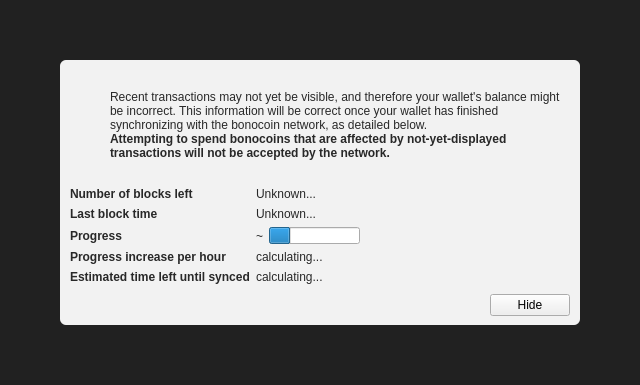
<?xml version="1.0" encoding="UTF-8"?>
<ui version="4.0">
 <class>ModalOverlay</class>
 <widget class="ModalOverlay" name="ModalOverlay">
  <property name="geometry">
   <rect>
    <x>0</x>
    <y>0</y>
    <width>640</width>
    <height>385</height>
   </rect>
  </property>
  <property name="windowTitle">
   <string>Form</string>
  </property>
  <layout class="QVBoxLayout" name="verticalLayout" stretch="0">
   <property name="sizeConstraint">
    <enum>QLayout::SetDefaultConstraint</enum>
   </property>
   <property name="leftMargin">
    <number>0</number>
   </property>
   <property name="topMargin">
    <number>0</number>
   </property>
   <property name="rightMargin">
    <number>0</number>
   </property>
   <property name="bottomMargin">
    <number>0</number>
   </property>
   <item>
    <widget class="QWidget" name="bgWidget" native="true">
     <property name="styleSheet">
      <string notr="true">#bgWidget { background: rgba(0,0,0,220); }</string>
     </property>
     <layout class="QVBoxLayout" name="verticalLayoutMain" stretch="1">
      <property name="leftMargin">
       <number>60</number>
      </property>
      <property name="topMargin">
       <number>60</number>
      </property>
      <property name="rightMargin">
       <number>60</number>
      </property>
      <property name="bottomMargin">
       <number>60</number>
      </property>
      <item>
       <widget class="QWidget" name="contentWidget" native="true">
        <property name="styleSheet">
         <string notr="true">#contentWidget { background: rgba(255,255,255,240); border-radius: 6px; }

QLabel { color: rgb(40,40,40);  }</string>
        </property>
        <layout class="QVBoxLayout" name="verticalLayoutSub" stretch="1,0,0,0">
         <property name="spacing">
          <number>0</number>
         </property>
         <property name="leftMargin">
          <number>10</number>
         </property>
         <property name="topMargin">
          <number>10</number>
         </property>
         <property name="rightMargin">
          <number>10</number>
         </property>
         <property name="bottomMargin">
          <number>10</number>
         </property>
         <item>
          <layout class="QHBoxLayout" name="horizontalLayoutIconText" stretch="0,1">
           <property name="topMargin">
            <number>20</number>
           </property>
           <item>
            <layout class="QVBoxLayout" name="verticalLayoutIcon">
             <property name="leftMargin">
              <number>0</number>
             </property>
             <item>
              <widget class="QPushButton" name="warningIcon">
               <property name="enabled">
                <bool>false</bool>
               </property>
               <property name="text">
                <string/>
               </property>
               <property name="icon">
                <iconset>
                 <normaloff>:/icons/warning</normaloff>
                 <disabledoff>:/icons/warning</disabledoff>:/icons/warning</iconset>
               </property>
               <property name="iconSize">
                <size>
                 <width>48</width>
                 <height>48</height>
                </size>
               </property>
               <property name="flat">
                <bool>true</bool>
               </property>
              </widget>
             </item>
             <item>
              <spacer name="verticalSpacerWarningIcon">
               <property name="orientation">
                <enum>Qt::Vertical</enum>
               </property>
               <property name="sizeHint" stdset="0">
                <size>
                 <width>20</width>
                 <height>40</height>
                </size>
               </property>
              </spacer>
             </item>
            </layout>
           </item>
           <item>
            <layout class="QVBoxLayout" name="verticalLayoutInfoText">
             <property name="leftMargin">
              <number>0</number>
             </property>
             <property name="topMargin">
              <number>0</number>
             </property>
             <item>
              <widget class="QLabel" name="infoText">
               <property name="text">
                <string>Recent transactions may not yet be visible, and therefore your wallet's balance might be incorrect. This information will be correct once your wallet has finished synchronizing with the bonocoin network, as detailed below.</string>
               </property>
               <property name="textFormat">
                <enum>Qt::RichText</enum>
               </property>
               <property name="wordWrap">
                <bool>true</bool>
               </property>
              </widget>
             </item>
             <item>
              <widget class="QLabel" name="infoTextStrong">
               <property name="font">
                <font>
                 <weight>75</weight>
                 <bold>true</bold>
                </font>
               </property>
               <property name="text">
                <string>Attempting to spend bonocoins that are affected by not-yet-displayed transactions will not be accepted by the network.</string>
               </property>
               <property name="textFormat">
                <enum>Qt::RichText</enum>
               </property>
               <property name="wordWrap">
                <bool>true</bool>
               </property>
              </widget>
             </item>
             <item>
              <spacer name="verticalSpacerInTextSpace">
               <property name="orientation">
                <enum>Qt::Vertical</enum>
               </property>
               <property name="sizeHint" stdset="0">
                <size>
                 <width>20</width>
                 <height>40</height>
                </size>
               </property>
              </spacer>
             </item>
            </layout>
           </item>
          </layout>
         </item>
         <item>
          <spacer name="verticalSpacerAfterText">
           <property name="orientation">
            <enum>Qt::Vertical</enum>
           </property>
           <property name="sizeHint" stdset="0">
            <size>
             <width>20</width>
             <height>40</height>
            </size>
           </property>
          </spacer>
         </item>
         <item>
          <layout class="QFormLayout" name="formLayout">
           <property name="fieldGrowthPolicy">
            <enum>QFormLayout::FieldsStayAtSizeHint</enum>
           </property>
           <property name="horizontalSpacing">
            <number>6</number>
           </property>
           <property name="verticalSpacing">
            <number>6</number>
           </property>
           <property name="topMargin">
            <number>10</number>
           </property>
           <item row="0" column="0">
            <widget class="QLabel" name="labelNumberOfBlocksLeft">
             <property name="font">
              <font>
               <weight>75</weight>
               <bold>true</bold>
              </font>
             </property>
             <property name="text">
              <string>Number of blocks left</string>
             </property>
            </widget>
           </item>
           <item row="0" column="1">
            <widget class="QLabel" name="numberOfBlocksLeft">
             <property name="text">
              <string>Unknown...</string>
             </property>
            </widget>
           </item>
           <item row="1" column="0">
            <widget class="QLabel" name="labelLastBlockTime">
             <property name="font">
              <font>
               <weight>75</weight>
               <bold>true</bold>
              </font>
             </property>
             <property name="text">
              <string>Last block time</string>
             </property>
            </widget>
           </item>
           <item row="1" column="1">
            <widget class="QLabel" name="newestBlockDate">
             <property name="sizePolicy">
              <sizepolicy hsizetype="Maximum" vsizetype="Preferred">
               <horstretch>0</horstretch>
               <verstretch>0</verstretch>
              </sizepolicy>
             </property>
             <property name="text">
              <string>Unknown...</string>
             </property>
            </widget>
           </item>
           <item row="2" column="0">
            <widget class="QLabel" name="labelSyncDone">
             <property name="font">
              <font>
               <weight>75</weight>
               <bold>true</bold>
              </font>
             </property>
             <property name="text">
              <string>Progress</string>
             </property>
            </widget>
           </item>
           <item row="2" column="1">
            <layout class="QHBoxLayout" name="horizontalLayoutSync" stretch="0,1">
             <item>
              <widget class="QLabel" name="percentageProgress">
               <property name="text">
                <string notr="true">~</string>
               </property>
              </widget>
             </item>
             <item>
              <widget class="QProgressBar" name="progressBar">
               <property name="value">
                <number>24</number>
               </property>
               <property name="format">
                <string/>
               </property>
              </widget>
             </item>
            </layout>
           </item>
           <item row="4" column="0">
            <widget class="QLabel" name="labelProgressIncrease">
             <property name="font">
              <font>
               <weight>75</weight>
               <bold>true</bold>
              </font>
             </property>
             <property name="text">
              <string>Progress increase per hour</string>
             </property>
            </widget>
           </item>
           <item row="4" column="1">
            <widget class="QLabel" name="progressIncreasePerH">
             <property name="text">
              <string>calculating...</string>
             </property>
            </widget>
           </item>
           <item row="5" column="0">
            <widget class="QLabel" name="labelEstimatedTimeLeft">
             <property name="font">
              <font>
               <weight>75</weight>
               <bold>true</bold>
              </font>
             </property>
             <property name="text">
              <string>Estimated time left until synced</string>
             </property>
            </widget>
           </item>
           <item row="5" column="1">
            <widget class="QLabel" name="expectedTimeLeft">
             <property name="text">
              <string>calculating...</string>
             </property>
            </widget>
           </item>
          </layout>
         </item>
         <item>
          <layout class="QHBoxLayout" name="horizontalLayoutButtons">
           <property name="leftMargin">
            <number>10</number>
           </property>
           <property name="topMargin">
            <number>10</number>
           </property>
           <item>
            <spacer name="horizontalSpacer">
             <property name="orientation">
              <enum>Qt::Horizontal</enum>
             </property>
             <property name="sizeHint" stdset="0">
              <size>
               <width>40</width>
               <height>20</height>
              </size>
             </property>
            </spacer>
           </item>
           <item>
            <widget class="QPushButton" name="closeButton">
             <property name="text">
              <string>Hide</string>
             </property>
            </widget>
           </item>
          </layout>
         </item>
        </layout>
       </widget>
      </item>
     </layout>
    </widget>
   </item>
  </layout>
 </widget>
 <customwidgets>
  <customwidget>
   <class>ModalOverlay</class>
   <extends>QWidget</extends>
   <header>modaloverlay.h</header>
   <container>1</container>
  </customwidget>
 </customwidgets>
 <resources/>
 <connections/>
</ui>
